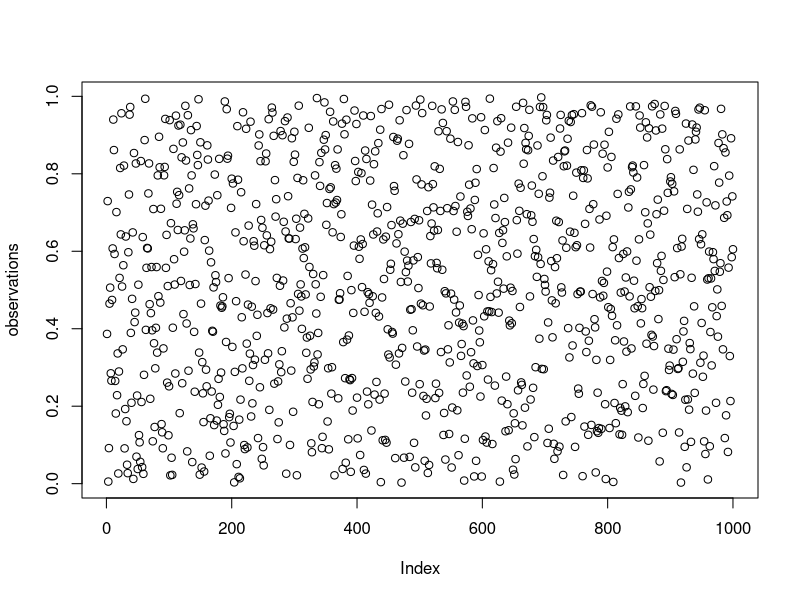

The R script that drew this image:
## ---- chunk 1
observations <- runif(n = 1000, min = 0, max = 1)
summary(observations)
## ---- chunk 2
plot(observations)
